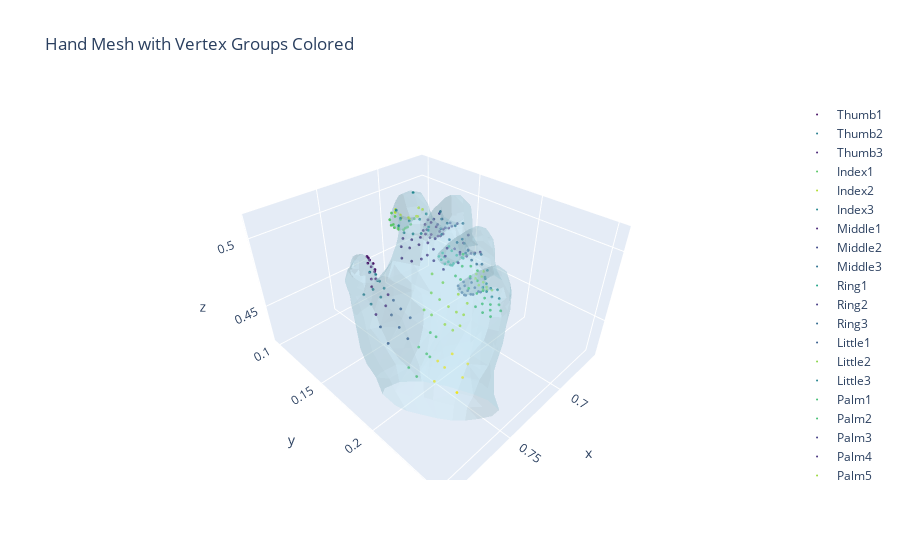

Notebook code for this chart:
### Code cell
def display_vertex_groups_on_hand_mesh(hand_mesh, vertex_groups, group_values, cmap='viridis', marker_size=5):
    """
    Visualize the hand mesh with vertex groups colored based on provided scalar values.
    
    Each vertex group (from the vertex_groups dict) is displayed using the same color,
    which is derived from a corresponding scalar value (in [0, 1]) via a specified colormap.
    
    Args:
        hand_mesh: MANO hand mesh object with `.vertices` (Nx3) and `.faces` (Mx3).
        vertex_groups: Dictionary mapping group names to lists of vertex indices.
        group_values: List or array of 24 scalar values in the range [0, 1]. The first value
                      corresponds to the first group in vertex_groups, the second to the second, etc.
        cmap (str): The Matplotlib colormap to use for mapping scalar values to colors (default: 'viridis').
        marker_size (int): Size for the markers used to display group vertices.
    """
    import numpy as np
    import plotly.graph_objects as go
    import matplotlib.colors as mcolors
    import matplotlib.pyplot as plt

    # Extract vertices and faces from the input hand mesh.
    vertices = np.array(hand_mesh.vertices)
    faces = np.array(hand_mesh.faces)

    # Create a base mesh trace for the hand (semi-transparent so the groups are visible)
    base_mesh = go.Mesh3d(
        x=vertices[:, 0], 
        y=vertices[:, 1], 
        z=vertices[:, 2],
        i=faces[:, 0], 
        j=faces[:, 1], 
        k=faces[:, 2],
        opacity=0.3,
        color='lightblue',
        flatshading=True,
        name='Hand Mesh'
    )

    # Create the figure and add the mesh as a base layer.
    fig = go.Figure(data=[base_mesh])

    # Check that the number of provided values matches the number of vertex groups.
    if len(vertex_groups) != len(group_values):
        raise ValueError(f"Expected {len(vertex_groups)} group values, but got {len(group_values)}.")

    # Set up a normalization from 0 to 1 and get the colormap function.
    norm = mcolors.Normalize(vmin=0, vmax=1)
    cmap_func = plt.get_cmap(cmap)

    # Iterate over each group (using the given insertion order) and its corresponding value.
    for (group_name, indices), group_val in zip(vertex_groups.items(), group_values):
        # Map the scalar value to an RGBA color and convert it to a hexadecimal string.
        rgba = cmap_func(norm(group_val))
        color = mcolors.to_hex(rgba)

        # Extract the vertices that belong to the current group.
        group_vertices = vertices[indices]
        
        # Add a Scatter3d trace for this vertex group.
        fig.add_trace(go.Scatter3d(
            x=group_vertices[:, 0],
            y=group_vertices[:, 1],
            z=group_vertices[:, 2],
            mode='markers',
            marker=dict(size=marker_size, color=color),
            name=group_name
        ))

    # Update the layout (including camera perspective settings).
    fig.update_layout(
        title="Hand Mesh with Vertex Groups Colored",
        scene=dict(
            aspectmode='data',
            camera=dict(
                projection=dict(type='perspective')
            )
        )
    )
    
    fig.show()


# ----- Usage Example -----
# Suppose you already have your MANO hand mesh (for instance, from h_meshes[0]) 
# and your vertex_groups defined as in your snippet.
# Here we generate an array of 24 random scalar values (in [0, 1]) for demonstration.
import numpy as np
group_values = np.random.rand(24)

# Now display the hand mesh with the vertex groups using these values.
display_vertex_groups_on_hand_mesh(h_meshes[0], vertex_groups, group_values, marker_size=1)

### Figure 1 — Plotly figure (JSON) as saved in the notebook; plotly's stock layout.template omitted (floating-point values rounded to 4 significant figures; data arrays with more than 128 entries replaced by an {"elided": "..."} marker saying what was removed)
{"data": [{"color": "lightblue", "flatshading": true, "i": {"elided": "1538 int values"}, "j": {"elided": "1538 int values"}, "k": {"elided": "1538 int values"}, "name": "Hand Mesh", "opacity": 0.3, "type": "mesh3d", "x": {"elided": "778 float values"}, "y": {"elided": "778 float values"}, "z": {"elided": "778 float values"}}, {"marker": {"color": "#471164", "size": 1}, "mode": "markers", "name": "Thumb1", "type": "scatter3d", "x": [0.733, 0.7297, 0.7405, 0.7381, 0.7312, 0.737, 0.7395, 0.7324, 0.731, 0.7286, 0.7282, 0.7281], "y": [0.1195, 0.1136, 0.1295, 0.1316, 0.1216, 0.1301, 0.1261, 0.1175, 0.1206, 0.1108, 0.1129, 0.114], "z": [0.4521, 0.4534, 0.4542, 0.4604, 0.4584, 0.4666, 0.4709, 0.4682, 0.4645, 0.465, 0.4626, 0.4577]}, {"marker": {"color": "#277e8e", "size": 1}, "mode": "markers", "name": "Thumb2", "type": "scatter3d", "x": [0.7484, 0.7523, 0.7462, 0.7446, 0.747, 0.7438, 0.741, 0.7496, 0.7425], "y": [0.1491, 0.1433, 0.1462, 0.1482, 0.1379, 0.1354, 0.1371, 0.1324, 0.1378], "z": [0.4719, 0.4531, 0.4571, 0.4642, 0.4728, 0.4565, 0.4631, 0.4537, 0.4689]}, {"marker": {"color": "#482576", "size": 1}, "mode": "markers", "name": "Thumb3", "type": "scatter3d", "x": [0.7571, 0.7457, 0.7489, 0.7542, 0.7474, 0.7454], "y": [0.1577, 0.1582, 0.1594, 0.1501, 0.1522, 0.1529], "z": [0.4454, 0.4606, 0.4513, 0.4494, 0.4539, 0.462]}, {"marker": {"color": "#58c765", "size": 1}, "mode": "markers", "name": "Index1", "type": "scatter3d", "x": [0.7044, 0.703, 0.7009, 0.7025, 0.7003, 0.7003, 0.6984, 0.7031, 0.7053, 0.6979, 0.6963, 0.6934, 0.6912, 0.6915, 0.6953], "y": [0.1111, 0.1069, 0.1057, 0.11, 0.1083, 0.1131, 0.1108, 0.1188, 0.1158, 0.1223, 0.1158, 0.1223, 0.1161, 0.1128, 0.1126], "z": [0.4902, 0.483, 0.4774, 0.4802, 0.4762, 0.478, 0.4751, 0.4874, 0.4895, 0.4862, 0.4772, 0.4859, 0.4784, 0.4751, 0.4742]}, {"marker": {"color": "#b0dd2f", "size": 1}, "mode": "markers", "name": "Index2", "type": "scatter3d", "x": [0.7109, 0.7062, 0.7123, 0.696, 0.691, 0.7053, 0.7006, 0.7075, 0.7002, 0.6958], "y": [0.1279, 0.1307, 0.125, 0.1337, 0.1246, 0.1223, 0.1256, 0.1188, 0.1332, 0.1272], "z": [0.4967, 0.494, 0.5002, 0.4977, 0.4943, 0.4907, 0.4894, 0.4943, 0.4938, 0.4902]}, {"marker": {"color": "#24878e", "size": 1}, "mode": "markers", "name": "Index3", "type": "scatter3d", "x": [0.7109, 0.7141, 0.7082, 0.6998, 0.7032, 0.7231, 0.7181, 0.7261, 0.716, 0.709, 0.7141, 0.7057], "y": [0.1543, 0.151, 0.1519, 0.1411, 0.1383, 0.1449, 0.1477, 0.1437, 0.13, 0.1344, 0.1316, 0.1352], "z": [0.4952, 0.4929, 0.4956, 0.4982, 0.4945, 0.4945, 0.4929, 0.5001, 0.5026, 0.4939, 0.4967, 0.5131]}, {"marker": {"color": "#482677", "size": 1}, "mode": "markers", "name": "Middle1", "type": "scatter3d", "x": [0.6738, 0.6788, 0.6783, 0.6797, 0.6784, 0.6787, 0.6769, 0.6795, 0.6807, 0.6661, 0.6755, 0.6746, 0.6708, 0.6699, 0.6691, 0.6738], "y": [0.1163, 0.1182, 0.1158, 0.121, 0.1182, 0.1245, 0.1214, 0.1303, 0.1265, 0.1211, 0.134, 0.1276, 0.1349, 0.1284, 0.1248, 0.124], "z": [0.476, 0.4746, 0.4685, 0.4716, 0.4663, 0.4685, 0.464, 0.4774, 0.4799, 0.465, 0.4753, 0.4669, 0.4748, 0.4671, 0.4638, 0.4631]}, {"marker": {"color": "#3f4788", "size": 1}, "mode": "markers", "name": "Middle2", "type": "scatter3d", "x": [0.6855, 0.681, 0.686, 0.6806, 0.6762, 0.6815, 0.6766, 0.6716], "y": [0.142, 0.1454, 0.1398, 0.1329, 0.1365, 0.1301, 0.148, 0.1385], "z": [0.4898, 0.4865, 0.4933, 0.4805, 0.4776, 0.4841, 0.4853, 0.4779]}, {"marker": {"color": "#2d708e", "size": 1}, "mode": "markers", "name": "Middle3", "type": "scatter3d", "x": [0.6956, 0.6926, 0.6786, 0.6827, 0.7042, 0.7004, 0.7045, 0.6905, 0.6866, 0.6898], "y": [0.1653, 0.1671, 0.155, 0.1516, 0.1594, 0.1627, 0.159, 0.145, 0.1478, 0.1456], "z": [0.4848, 0.4867, 0.4886, 0.4871, 0.4917, 0.4877, 0.4956, 0.4981, 0.489, 0.4925]}, {"marker": {"color": "#20a386", "size": 1}, "mode": "markers", "name": "Ring1", "type": "scatter3d", "x": [0.6667, 0.6775, 0.678, 0.6784, 0.6784, 0.6769, 0.676, 0.6756, 0.6773, 0.6721, 0.6679, 0.6698, 0.6736, 0.671, 0.6734, 0.6775], "y": [0.15, 0.1354, 0.132, 0.138, 0.1349, 0.1439, 0.1402, 0.1477, 0.1412, 0.1498, 0.1475, 0.1435, 0.1431, 0.1395, 0.1399, 0.1379], "z": [0.4563, 0.4567, 0.4525, 0.4547, 0.451, 0.4619, 0.4637, 0.4591, 0.4515, 0.4566, 0.4532, 0.449, 0.4492, 0.4448, 0.4464, 0.4482]}, {"marker": {"color": "#443a83", "size": 1}, "mode": "markers", "name": "Ring2", "type": "scatter3d", "x": [0.68, 0.6787, 0.6711, 0.6664, 0.6773, 0.6754, 0.6752, 0.671, 0.664], "y": [0.1574, 0.1609, 0.1656, 0.1536, 0.147, 0.1507, 0.1641, 0.1533, 0.148], "z": [0.4749, 0.4703, 0.4674, 0.4592, 0.465, 0.4612, 0.4677, 0.4587, 0.4714]}, {"marker": {"color": "#306a8e", "size": 1}, "mode": "markers", "name": "Ring3", "type": "scatter3d", "x": [0.6751, 0.6785, 0.6938, 0.6923, 0.6819, 0.6826, 0.687, 0.6899], "y": [0.1697, 0.1666, 0.1713, 0.1755, 0.1633, 0.1605, 0.1801, 0.1781], "z": [0.4689, 0.4692, 0.4785, 0.4742, 0.4721, 0.477, 0.4708, 0.4713]}, {"marker": {"color": "#365d8d", "size": 1}, "mode": "markers", "name": "Little1", "type": "scatter3d", "x": [0.6808, 0.6816, 0.6787, 0.6782, 0.6806, 0.676, 0.6729, 0.6752, 0.6782, 0.6775, 0.6798, 0.6816, 0.6791, 0.6808, 0.6771], "y": [0.1612, 0.1572, 0.1657, 0.1686, 0.164, 0.1704, 0.17, 0.165, 0.1653, 0.1598, 0.1605, 0.1596, 0.1585, 0.1549, 0.1629], "z": [0.4412, 0.4372, 0.4453, 0.4419, 0.4382, 0.4384, 0.436, 0.4326, 0.4344, 0.4303, 0.4322, 0.4349, 0.4425, 0.4381, 0.4469]}, {"marker": {"color": "#89d548", "size": 1}, "mode": "markers", "name": "Little2", "type": "scatter3d", "x": [0.6773, 0.6778, 0.6747, 0.6736, 0.6715, 0.6768, 0.6768, 0.6747, 0.6766, 0.6747], "y": [0.1733, 0.1755, 0.1726, 0.1804, 0.1746, 0.1675, 0.1709, 0.1663, 0.1777, 0.1733], "z": [0.4533, 0.4497, 0.4561, 0.4434, 0.4396, 0.4488, 0.4445, 0.451, 0.4461, 0.4413]}, {"marker": {"color": "#25848e", "size": 1}, "mode": "markers", "name": "Little3", "type": "scatter3d", "x": [0.6861, 0.6836, 0.6731, 0.6765, 0.6905, 0.6874, 0.6884, 0.6761, 0.6783, 0.6777], "y": [0.19, 0.1943, 0.1849, 0.1813, 0.1851, 0.1861, 0.1848, 0.1769, 0.1786, 0.1765], "z": [0.4488, 0.4484, 0.4456, 0.4468, 0.4564, 0.452, 0.4622, 0.4596, 0.4503, 0.4545]}, {"marker": {"color": "#40bd72", "size": 1}, "mode": "markers", "name": "Palm1", "type": "scatter3d", "x": [0.7003, 0.6935, 0.6894, 0.6936, 0.6945, 0.6939, 0.6972, 0.6993, 0.703, 0.7058, 0.6999], "y": [0.2006, 0.2033, 0.1986, 0.1947, 0.1903, 0.188, 0.1976, 0.1924, 0.1959, 0.192, 0.1877], "z": [0.4458, 0.4483, 0.4485, 0.4488, 0.4523, 0.4569, 0.4477, 0.4512, 0.4479, 0.4522, 0.4575]}, {"marker": {"color": "#42be71", "size": 1}, "mode": "markers", "name": "Palm2", "type": "scatter3d", "x": [0.6968, 0.7019, 0.6954, 0.6998, 0.7097, 0.7077, 0.6956, 0.692, 0.7045], "y": [0.1718, 0.176, 0.1777, 0.1813, 0.1774, 0.18, 0.1841, 0.1808, 0.1844], "z": [0.4791, 0.4741, 0.4719, 0.4677, 0.4709, 0.4685, 0.4637, 0.4683, 0.4622]}, {"marker": {"color": "#433e85", "size": 1}, "mode": "markers", "name": "Palm3", "type": "scatter3d", "x": [0.7031, 0.6982, 0.7138, 0.7174, 0.7097, 0.7151, 0.7092, 0.7053], "y": [0.1735, 0.1704, 0.1617, 0.1656, 0.1591, 0.1719, 0.1677, 0.1655], "z": [0.4761, 0.4807, 0.4856, 0.4804, 0.4906, 0.4757, 0.4812, 0.4845]}, {"marker": {"color": "#46327e", "size": 1}, "mode": "markers", "name": "Palm4", "type": "scatter3d", "x": [0.7263, 0.7303, 0.7354, 0.7321, 0.7236, 0.7196, 0.716, 0.7189, 0.7144, 0.7215, 0.7273], "y": [0.1532, 0.1592, 0.156, 0.152, 0.1609, 0.1546, 0.1522, 0.1613, 0.1573, 0.1501, 0.1483], "z": [0.4882, 0.4829, 0.4859, 0.491, 0.4823, 0.4884, 0.4912, 0.4833, 0.4887, 0.4909, 0.4934]}, {"marker": {"color": "#9bd93c", "size": 1}, "mode": "markers", "name": "Palm5", "type": "scatter3d", "x": [0.7222, 0.7145, 0.7114, 0.7174, 0.7263, 0.7341, 0.7299, 0.7232], "y": [0.1903, 0.1845, 0.1896, 0.1921, 0.1872, 0.1917, 0.1945, 0.1945], "z": [0.4559, 0.4627, 0.4566, 0.4521, 0.4607, 0.4538, 0.4483, 0.448]}, {"marker": {"color": "#77d153", "size": 1}, "mode": "markers", "name": "Palm6", "type": "scatter3d", "x": [0.7391, 0.7412, 0.7209, 0.7294, 0.7317, 0.7235], "y": [0.1853, 0.1811, 0.1771, 0.1826, 0.1777, 0.1701], "z": [0.4603, 0.463, 0.471, 0.4653, 0.469, 0.4755]}, {"marker": {"color": "#efe51c", "size": 1}, "mode": "markers", "name": "Palm7", "type": "scatter3d", "x": [0.7558, 0.749, 0.7446, 0.7394, 0.7307, 0.7356, 0.7473], "y": [0.2043, 0.2165, 0.202, 0.2123, 0.2087, 0.1999, 0.1987], "z": [0.4301, 0.4247, 0.4321, 0.4272, 0.43, 0.4359, 0.4371]}, {"marker": {"color": "#4ac16d", "size": 1}, "mode": "markers", "name": "Palm8", "type": "scatter3d", "x": [0.7454, 0.7516, 0.7649, 0.7532, 0.7647, 0.7546, 0.7431], "y": [0.1906, 0.1965, 0.1989, 0.1953, 0.192, 0.1901, 0.1931], "z": [0.4535, 0.4419, 0.4369, 0.4446, 0.439, 0.4476, 0.4503]}, {"marker": {"color": "#375a8c", "size": 1}, "mode": "markers", "name": "Palm9", "type": "scatter3d", "x": [0.7485, 0.7473, 0.7618, 0.7571, 0.7457, 0.7549, 0.7517, 0.7489], "y": [0.1767, 0.1668, 0.1705, 0.1577, 0.1582, 0.1809, 0.1697, 0.1594], "z": [0.4587, 0.4592, 0.4426, 0.4454, 0.4606, 0.4486, 0.4488, 0.4513]}], "layout": {"scene": {"aspectmode": "data", "camera": {"projection": {"type": "perspective"}}}, "title": {"text": "Hand Mesh with Vertex Groups Colored"}}}
